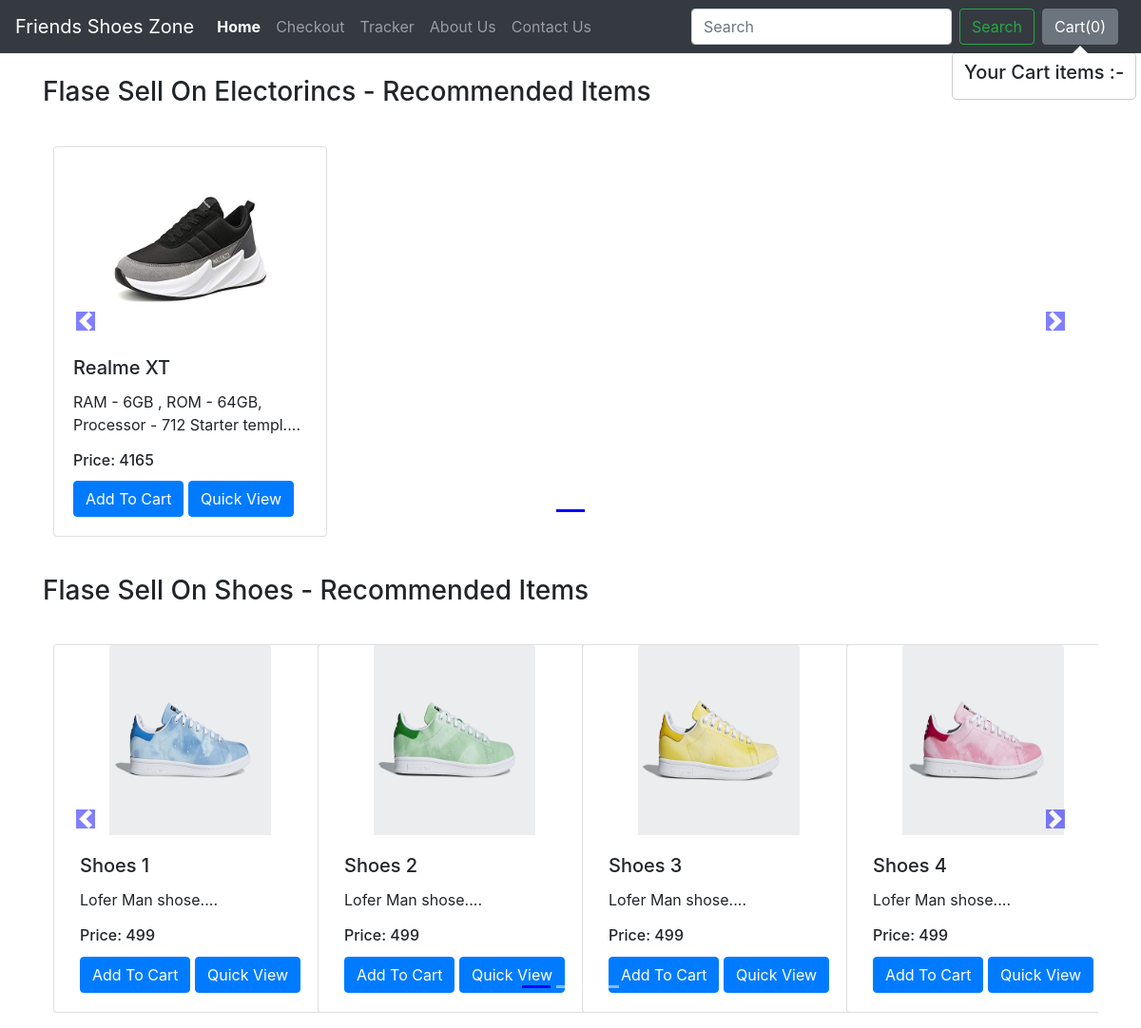
The page / on the database its author committed.
### shop/models.py (models this page shows, shortened)
class Product(models.Model):
    product_id = models.AutoField
    product_name = models.CharField(max_length=50)
    brand = models.CharField(max_length=50, default="")
    category = models.CharField(max_length=50, default="")
    subcategory = models.CharField(max_length=50, default="")
    price = models.IntegerField(default=0)
    desc = RichTextField()
    product_date = models.DateField()
    image = models.ImageField(upload_to="images", default="")
    image1 = models.ImageField(upload_to="images", default="")
    image2 = models.ImageField(upload_to="images", default="")
    image3 = models.ImageField(upload_to="images", default="")
    image4 = models.ImageField(upload_to="images", default="")

### shop/views.py (the view)
# urls.py: path('', views.index)
def index(request):
    allProds = []
    category_products = Product.objects.values('category', 'id')
    cats = {item['category'] for item in category_products}
    for cat in cats:
        products = Product.objects.filter(category=cat)
        n = len(products)
        number_slide = n // 4 + ceil((4 / n) - (4 // n))
        allProds.append([products, range(1, number_slide), number_slide])
    params = {'allProds': allProds}
    return render(request, 'index.html', params)

### templates/index.html (shortened to what this page needs)
{% extends 'basic.html' %}
{% block homeactive %} active {% endblock homeactive %}
 {% load static %}
{% block body %}
<div class="container">
  {% for product, range, number_slide in allProds %}
  <h3 class="my-4">Flase Sell On {{product.0.category}} - Recommended Items</h3>
  <div class="row">
    <div
      id="demo{{forloop.counter}}"
      class="col carousel slide my-3"
      data-ride="carousel"
    >
      <ul class="carousel-indicators">
        <li
          data-target="#demo{{forloop.counter}}"
          data-slide-to="0"
          class="active"
        ></li>
        {% for i in range %}
        <li
          data-target="#demo{{forloop.parentloop.counter}}"
          data-slide-to="{{i}}"
        ></li>
        {% endfor %}
      </ul>
      <div class="container carousel-inner no-padding">
        <div class="carousel-item active">
          {% for i in product %}
          <div class="col-xs-3 col-sm-3 col-md-3">
            <div class="card align-items-center" style="width: 18rem;">
              <img src="/media/{{i.image}}" class="card-img-top" alt="..." />
              <div class="card-body">
                <h5 class="card-title" id="namepr{{i.id}}">
                  {{ i.product_name }}
                </h5>
                <p class="card-text">{{i.desc|slice:"0:53"}}....</p>
                <h6 class="card-title">
                  Price: <span id="pricepr{{i.id}}">{{i.price}}</span>
                </h6>
                <span id="divpr{{i.id}}" class="divpr">
                  <button id="pr{{i.id}}" class="btn btn-primary cart">
                    Add To Cart
                  </button>
                </span>
                <a href="/products/{{i.id}}"><button id="qv{{i.id}}" class="btn btn-primary cart">
                    Quick View
                  </button>
                </a>
              </div>
            </div>
          </div>
          {% if forloop.counter|divisibleby:4 and forloop.counter > 0 and not forloop.last %}
        </div>
        <div class="carousel-item">
          {% endif %}
          {% endfor %}
        </div>
      </div>
    </div>
    <a
      class="carousel-control-prev"
      href="#demo{{forloop.counter}}"
      data-slide="prev"
    >
      <span class="carousel-control-prev-icon"></span>
    </a>
    <a
      class="carousel-control-next"
      href="#demo{{forloop.counter}}"
      data-slide="next"
    >
      <span class="carousel-control-next-icon"></span>
    </a>
  </div>
  {% endfor %}
</div>
{% endblock %}

### templates/basic.html (shortened to what this page needs)
<!doctype html>
<html lang="en">
<head>
    <link rel="stylesheet" href="https://stackpath.bootstrapcdn.com/bootstrap/4.2.1/css/bootstrap.min.css">
</head>
<body>
    {% load static %}
    <nav class="navbar navbar-expand-lg  sticky-top navbar-dark bg-dark">
        <a class="navbar-brand" href="/">Friends Shoes Zone</a>
        <div class="collapse navbar-collapse" id="navbarSupportedContent">
            <ul class="navbar-nav mr-auto">
                <li class="nav-item {% block homeactive %}
                {% endblock homeactive %}">
                    <a class="nav-link" href="/"><b>Home <span class="sr-only">(current)</span></b></a>
                </li>
                <li class="nav-item {% block checkoutactive %}
                {% endblock checkoutactive %}">
                    <a class="nav-link" href="/checkout/">Checkout</a>
                </li>
                <li class="nav-item {% block trackeractive %}
                {% endblock trackeractive %}">
                    <a class="nav-link" href="/tracker/">Tracker</a>
                </li>
                <li class="nav-item {% block aboutactive %}
                {% endblock aboutactive %}">
                    <a class="nav-link" href="/about/">About Us</a>
                </li>
                <li class="nav-item {% block contactactive %}
                {% endblock contactactive %}">
                    <a class="nav-link" href="/contact/">Contact Us</a>
                </li>
            </ul>
            <form method="get" action="/search/" class="form-inline my-2 my-lg-0">
                <input class="form-control mr-sm-2" type="search" name="search" id="search" placeholder="Search" aria-label="Search">
                <button class="btn btn-outline-success my-2 my-sm-0" type="submit">Search</button>
            </form>
            <button type="button" class="btn btn-secondary mx-2" id="popcart" data-container="body" data-toggle="popover" data-placement="bottom" data-html="true" data-content="Vivamussagittis lacus vel augue laoreet rutrum faucibus.">
  Cart(<span id="cart">0</span>)
</button>
        </div>
    </nav>
    {% block body %}{% endblock %}
</body>
</html>

### rows shown on the page
Product: category "Electorincs", image (picture), product_name "Realme XT", desc "RAM - 6GB , ROM - 64GB, Processor - 712 Starter templ", price "4165"
Product: category "Shoes", image (picture), product_name "Shoes 1", desc "Lofer Man shose", price "499"
Product: image (picture), product_name "Shoes 2", desc "Lofer Man shose", price "499"
Product: image (picture), product_name "Shoes 3", desc "Lofer Man shose", price "499"
Product: image (picture), product_name "Shoes 4", desc "Lofer Man shose", price "499"
